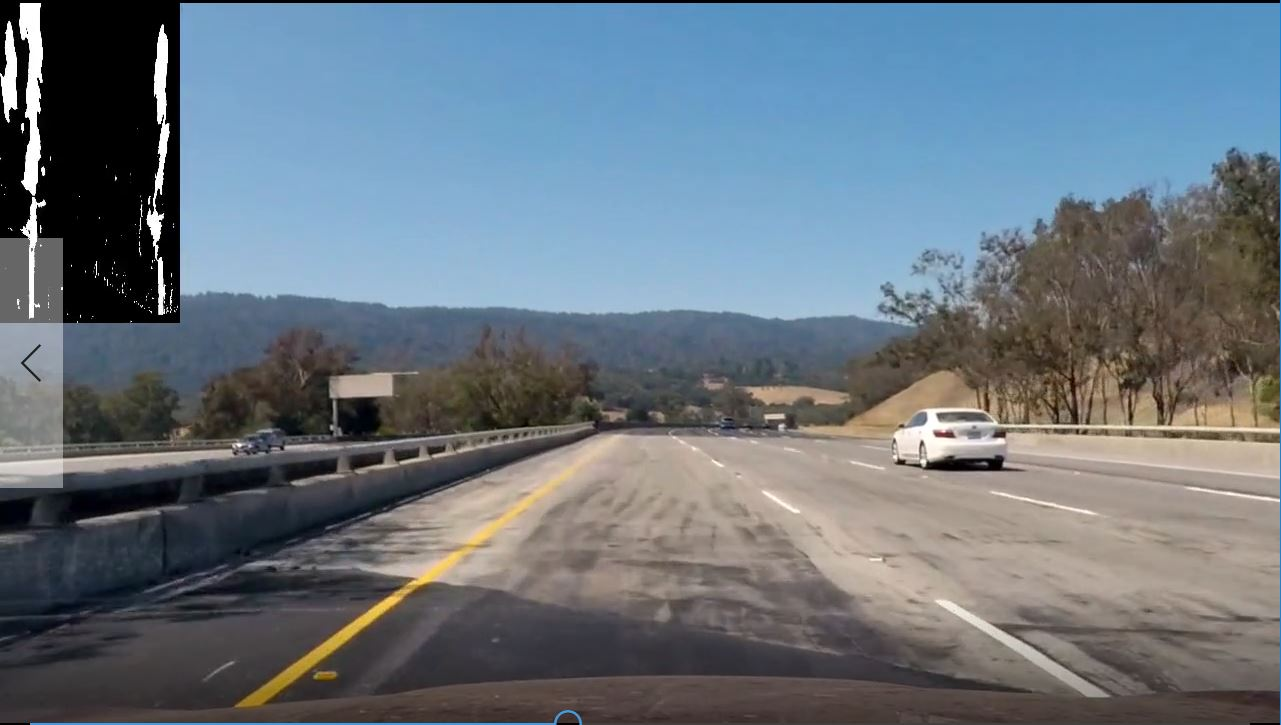
#> input picture p5-vehicle-detection/test_images/problem01.JPG, 1281 x 725 px, given in place of 17.png, which was not available
$ jupyter execute --allow-errors Vehicle_Detection.ipynb   (shell and % lines are left out)   (text cells are left out)
#> lines starting #> are read from the running program, lines starting #| are printed output that depends on the picture; pictures that were not available may be replaced by others from this repository, and a replacement may not be noted
[cell 1]
import numpy as np
import pandas as pd
import os, re
import cv2
import time
from scipy import ndimage, misc
from skimage.feature import hog

[cell 2]
from sklearn.externals import joblib
#> (the rest of this cell did not finish here and is left out)

[cell 3]
import matplotlib.pyplot as plt
import matplotlib.image as mpimg

[cell 4]
def convert_to_grayscale(image):
    """
    Grayscale conversion of an image
    """
    return cv2.cvtColor(image, cv2.COLOR_RGB2GRAY)

def convert_to_L(image):
    """
    HLS conversion of an image
    L channel is returned
    """
    hls = cv2.cvtColor(image, cv2.COLOR_RGB2HLS)
    L = hls[:,:,1]
    return L

# [8 lines left out: function convert_to_S, not called in this run]

def get_hog_features(img, orient, pix_per_cell, cell_per_block, vis=False, feature_vec=True):
    """
    transforms an image into hog features by providing
    pixels per cell and cell per block inputs
    """
    if vis == True:
        features, hog_image = hog(img, orientations=orient, pixels_per_cell=(pix_per_cell, pix_per_cell),
                                  cells_per_block=(cell_per_block, cell_per_block), transform_sqrt=True,
                                  visualise=True, feature_vector=False)
        return features, hog_image
    else:
        features = hog(img, orientations=orient, pixels_per_cell=(pix_per_cell, pix_per_cell),
                       cells_per_block=(cell_per_block, cell_per_block), transform_sqrt=True,
                       visualise=False, feature_vector=feature_vec)
        return features

def bin_spatial(img, size=(32, 32)):
    """
    Given an image returns binned color features
    """
    # Use cv2.resize().ravel() to create the feature vector
    features = cv2.resize(img, size).ravel()
    # Return the feature vector
    return features

# Define a function to compute color histogram features
def color_hist(img, nbins=32, bins_range=(0, 256)):
    """
    Given an image returns histogram features
    """
    # Compute the histogram of the color channels separately
    channel1_hist = np.histogram(img[:,:,0], bins=nbins, range=bins_range)
    channel2_hist = np.histogram(img[:,:,1], bins=nbins, range=bins_range)
    channel3_hist = np.histogram(img[:,:,2], bins=nbins, range=bins_range)
    # Concatenate the histograms into a single feature vector
    hist_features = np.concatenate((channel1_hist[0], channel2_hist[0], channel3_hist[0]))
    # Return the individual histograms, bin_centers and feature vector
    return hist_features

def extract_features(image, cspace='RGB', spatial_size=(32, 32),
                        hist_bins=32, hist_range=(0, 256)):
    """
    Applying color conversion to the image and extracting both
    binned color features, as well as histograms of color
    """
    # apply color conversion if other than 'RGB'

    feature_image = np.copy(image)

    if cspace != 'RGB':
        if cspace == 'HSV':
            feature_image = cv2.cvtColor(image, cv2.COLOR_RGB2HSV)
        elif cspace == 'LUV':
            feature_image = cv2.cvtColor(image, cv2.COLOR_RGB2LUV)
        elif cspace == 'HLS':
            feature_image = cv2.cvtColor(image, cv2.COLOR_RGB2HLS)
        elif cspace == 'YUV':
            feature_image = cv2.cvtColor(image, cv2.COLOR_RGB2YUV)

    # Apply bin_spatial() to get spatial color features
    spatial_features = bin_spatial(feature_image, size=spatial_size)
    # Apply color_hist() also with a color space option now
    hist_features = color_hist(feature_image, nbins=hist_bins, bins_range=hist_range)
    # Append the new feature vector to the features list
    # Return list of feature vectors
    return np.concatenate((spatial_features, hist_features))


# [8 lines left out: function feature_creation_pipeline, not called in this run]

[cell 5]
# Functions taken from http://www.pyimagesearch.com/ and https://github.com/jrosebr1/imutils/tree/master/imutils

# [32 lines left out: function img_resize, not called in this run]

def pyramid(image, scale=1.5, minSize=(30, 30)):
    """
    The function creates a pyramid of reduced images
    using the scale function
    """
    # yield the original image
    yield image

    # keep looping over the pyramid
    while True:
        # compute the new dimensions of the image and resize it
        w = int(image.shape[1] / scale)
        image = img_resize(image, width=w)

        # if the resized image does not meet the supplied minimum
        # size, then stop constructing the pyramid
        if image.shape[0] < minSize[1] or image.shape[1] < minSize[0]:
            break

        # yield the next image in the pyramid
        yield image

def sliding_window(image, stepSize, windowSize):
    """
    Function for creating a sliding window throught
    an image. You can set the stepsize, too.
    """
    # slide a window across the image
    for y in range(0, image.shape[0], stepSize):
        for x in range(0, image.shape[1], stepSize):
            # yield the current window
            yield (x, y, image[y:y + windowSize[1], x:x + windowSize[0]])

[cell 6]
def prepare_data(orient = 9, pix_per_cell = 8, cell_per_block = 2,
                 color_filter=convert_to_grayscale, spatial_size=(32,32), cspace='RGB',
                 verbose=False):
    """
    Given the features' parameters (Hog transformation, histogram of colors and binned color features)
    the function extracts the feature vector directly from the image stored on disk
    """

    response = list()
    strata = list()
    data   = list()

    cars     = {'GTI_Far':dict(), 'GTI_Left':dict(), 'GTI_MiddleClose':dict(), 'GTI_Right':dict(), 'KITTI_extracted':dict(),}
    non_cars = {'Extras':dict(), 'GTI':dict()}
    images   = {'vehicles':cars, 'non-vehicles':non_cars}

    for k, directory in enumerate(images):
        for s, subdirectory in enumerate(images[directory]):
            for root, dirnames, filenames in os.walk(".\\"+directory+"\\"+subdirectory):
                if verbose:
                    print ("Found %i files in %s\\%s" % (len(filenames), directory, subdirectory))
                for filename in filenames:
                    if re.search("\.(jpg|jpeg|png|bmp|tiff)$", filename):
                        filepath = os.path.join(root, filename)
                        data.append(feature_creation_pipeline(ndimage.imread(filepath, mode="RGB"),
                                                              color_filter,
                                                              orient, pix_per_cell, cell_per_block,
                                                              spatial_size, cspace)
                                    )
                        response.append(0 if "non-" in directory else 1)
                        strata.append(s+k*5)

    return np.array(response), np.array(strata), np.array(data)

[cell 7]
img = ndimage.imread("vehicles\\KITTI_extracted\\17.png", mode="RGB")
#> img is the input picture: shape (725, 1281, 3); mean R, G, B 105.4, 116.9, 126.9
print("Shape of images: %s" % str(img.shape))
#| Shape of images: (725, 1281, 3)

[cell 8]
pix_per_cell = 8
cell_per_block = 2
orient = 6
features, hog_image = get_hog_features(convert_to_grayscale(img), orient, pix_per_cell, cell_per_block, vis=True)

[cell 9]
print("Shape of features: %s" % str(np.prod(features.shape)))
#| Shape of features: 339624

[cell 10]
f, (ax1, ax2) = plt.subplots(1, 2, figsize=(10, 5))
f.tight_layout()
ax1.imshow(img)
ax1.set_title('Original image vehicle', fontsize=15)
ax2.imshow(hog_image)
ax2.set_title('Hog transformation', fontsize=15)
plt.subplots_adjust(left=0., right=1, top=0.7, bottom=0.)

[cell 11]
img = ndimage.imread("non-vehicles\\GTI\\image58.png", mode="RGB")
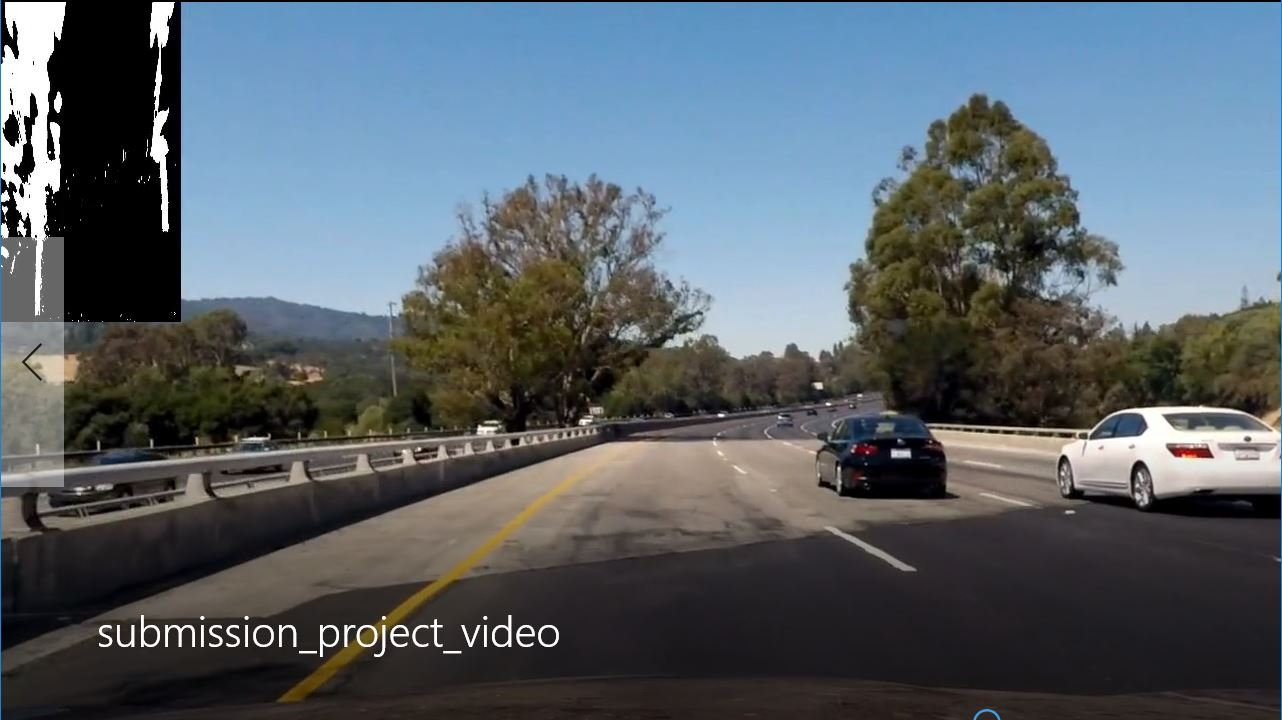
#> input picture p5-vehicle-detection/test_images/problem02.JPG, 1282 x 720 px, given in place of image58.png, which was not available
#> img is the input picture: shape (720, 1282, 3); mean R, G, B 87.8, 97.3, 104.7
print("Shape of images: %s" % str(img.shape))
#| Shape of images: (720, 1282, 3)

[cell 12]
pix_per_cell = 8
cell_per_block = 2
orient = 6
features, hog_image = get_hog_features(convert_to_grayscale(img), orient, pix_per_cell, cell_per_block, vis=True)

[cell 13]
f, (ax1, ax2) = plt.subplots(1, 2, figsize=(10, 5))
f.tight_layout()
ax1.imshow(img)
ax1.set_title('Original image non-vehicle', fontsize=15)
ax2.imshow(hog_image)
ax2.set_title('Hog transformation', fontsize=15)
plt.subplots_adjust(left=0., right=1, top=0.7, bottom=0.)

[cell 14]
experiment_plan = {
                    'spatial_size': [32, 28, 24, 20, 16, 12, 8],
                    'color_filter': [convert_to_grayscale, convert_to_S, convert_to_L],
                    'orient' : [6, 7, 8, 9, 10, 11, 12],
                    'pix_per_cell' : [6, 8, 10, 12],
                    'cell_per_block' : [1, 2, 3],
                    'cspace' : ['RGB', 'LUV', 'HLS', 'YUV'],
                    'liblinear_settings' : [('l1','squared_hinge',False),('l2','hinge',True),
                                            ('l2','squared_hinge',True),('l2','squared_hinge',False)],
                    'C' : np.logspace(-3, 3, 7)
}

resampling = 10
results = {None:0.0}

#> (the rest of this cell did not finish here and is left out)

    svc = LinearSVC(penalty=penalty, loss=loss, dual=dual, C=C, class_weight='balanced')
    # Stratification and shuffling
    skf = StratifiedKFold(n_splits=5, shuffle=True)

    train_score = list()
    test_score = list()

    for train_index, test_index in skf.split(data, strata):
        X_train, X_test = data[train_index], data[test_index]
        y_train, y_test = response[train_index], response[test_index]

        scaler = StandardScaler().fit(X_train)
        scaled_X_train = (scaler.transform(X_train))
        scaled_X_test = (scaler.transform(X_test))

        svc.fit(scaled_X_train, y_train)
        train_score.append(svc.score(scaled_X_train, y_train))
        test_score.append(svc.score(scaled_X_test, y_test))
        prediction = svc.predict(scaled_X_test)

    train_score = np.mean(train_score)
    test_score = np.mean(test_score)
    test_var_score = np.std(test_score)
    best_score =  max(results.values())
    if test_score >= best_score:
        print ('orient: %i, pix per cell: %i, cell per block: %i, filter: %s, spatial size: %s, cspace: %s' % (orient, pix_per_cell,
                                                                                                   cell_per_block,
                                                                                                   str(color_filter).split()[1],
                                                                                                   spatial_size, cspace))
        print ('penalty: %s, loss: %s, dual: %s, C: %0.5f' % (penalty, loss, dual, C))
        print('Accuracy of SVC : Train = %0.3f | Test = %0.3f (sd = %0.3f)' % (train_score, test_score,
                                                                               test_var_score
                                                                              ))
    else:
        pass

    results[(color_filter, orient, pix_per_cell, cell_per_block, penalty, loss, dual, C, spatial_size, cspace)] = test_score

[cell 15]
color_filter, orient, pix_per_cell, cell_per_block = (convert_to_L, 7, 8, 3)
spatial_size, cspace = ((16,16), 'HLS')

#> (a cell that did not finish here is left out)

[cell 17]
def hog_features(img, color_filter=color_filter, orient=orient, pix_per_cell=pix_per_cell, cell_per_block=cell_per_block):
    return get_hog_features(color_filter(img), orient, pix_per_cell, cell_per_block)

def img_features(img, cspace=cspace, spatial_size=spatial_size):
    return extract_features(img, cspace, spatial_size)

#> (a cell that did not finish here is left out)

#> (a cell that did not finish here is left out)

[cell 20]
img = ndimage.imread("test_images\\test5.jpg", mode="RGB")
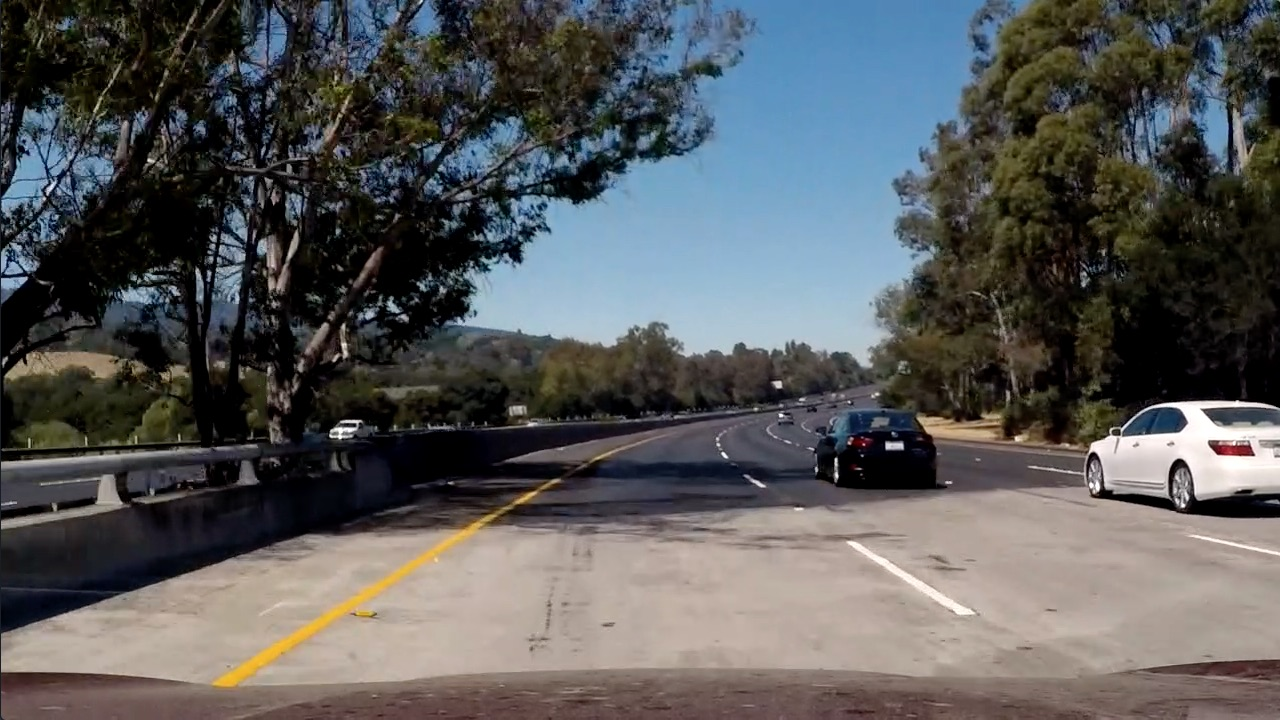
#> input picture p5-vehicle-detection/test_images/test5.jpg, 1280 x 720 px, found by its file name
#> img is the input picture: shape (720, 1280, 3); mean R, G, B 88.5, 89.3, 89.8
print("Shape of images: %s" % str(img.shape))
#| Shape of images: (720, 1280, 3)

#> (a cell that did not finish here is left out)

[cell 22]
def region_of_interest(img, vertices):
    """
    Applies an image mask.

    Only keeps the region of the image defined by the polygon
    formed from `vertices`. The rest of the image is set to black.
    """
    #defining a blank mask to start with
    mask = np.zeros_like(img)

    #defining a 3 channel or 1 channel color to fill the mask with depending on the input image
    if len(img.shape) > 2:
        channel_count = img.shape[2]  # i.e. 3 or 4 depending on your image
        ignore_mask_color = (255,) * channel_count
    else:
        ignore_mask_color = 255

    #filling pixels inside the polygon defined by "vertices" with the fill color
    cv2.fillPoly(mask, vertices, ignore_mask_color)

    #returning the image only where mask pixels are nonzero
    masked_image = cv2.bitwise_and(img, mask)
    return masked_image

def cut_half(img):
    return img[int(img.shape[0]*0.56):,:,:]
#> returned value: shape (317, 1280, 3)

def cut_cover(img):
    return img[:img.shape[0]-50,:,:]

refitting_add = img.shape[0]-cut_half(img).shape[0]
#> refitting_add = 403

[cell 23]
img.shape

[cell 24]
mask = np.array([[0,img.shape[0]],[img.shape[1],img.shape[0]],[img.shape[1],0]])
plt.imshow(region_of_interest(img,[mask]))
plt.show()

[cell 25]
plt.imshow(cut_cover(cut_half(region_of_interest(img,[mask]))))
plt.show()

[cell 26]
def add_heat(heatmap, bbox_list):
    """
    Adds heat to an images, taken from the lessons
    """
    # Iterate through list of bboxes
    for box in bbox_list:
        # Add += 1 for all pixels inside each bbox
        # Assuming each "box" takes the form ((x1, y1), (x2, y2))
        heatmap[box[0][1]:box[1][1], box[0][0]:box[1][0]] += 1
    # Return updated heatmap, with intensity relative to the maximum detection
    return heatmap / max(np.max(heatmap),1)

def apply_threshold(heatmap, threshold):
    """
    Filters an heatmap by a threashold, taken from the lessons
    """
    # Zero out pixels below the threshold
    heatmap[heatmap <= threshold] = 0
    # Return thresholded map
    return heatmap

from scipy.ndimage.measurements import label

def draw_labeled_bboxes(img, labels):
    """
    Given the labels from the scipy function,
    it draws the boxes around the detected objects
    """
    # Iterate through all detected cars
    for car_number in range(1, labels[1]+1):
        # Find pixels with each car_number label value
        nonzero = (labels[0] == car_number).nonzero()
        # Identify x and y values of those pixels
        nonzeroy = np.array(nonzero[0])
        nonzerox = np.array(nonzero[1])
        # Define a bounding box based on min/max x and y
        bbox = ((np.min(nonzerox), np.min(nonzeroy)), (np.max(nonzerox), np.max(nonzeroy)))
        # Draw the box on the image
        cv2.rectangle(img, bbox[0], bbox[1], (0,0,255), 6)
    # Return the image
    return img

[cell 27]
(winW, winH) = (64, 64)
# loop over the image pyramid
total_img = img.copy()
original_size = total_img.shape
heated = np.zeros(original_size)
detections = list()
processed_img = cut_cover(cut_half(region_of_interest(img,[mask])))
#> (the rest of this cell did not finish here and is left out)

[cell 28]
heatmap = apply_threshold(add_heat(heated, detections), 0.2)
plt.imshow(heatmap)
plt.show()
labels = label(heatmap)
print(labels[1], 'cars found')
#| 0 cars found
plt.imshow(labels[0], cmap='gray')
plt.show()

[cell 29]
tracking_boxes = draw_labeled_bboxes(img, labels)
plt.imshow(tracking_boxes)
plt.show()

[cell 30]
img_processing = lambda img: cut_cover(cut_half(region_of_interest(img,[mask])))

def track_cars(img, processing, scaling= 1.5, threshold=0.20, precision=0.4, heated=np.zeros(img.shape)):
#> called with scaling = 1.5, threshold = 0.2, precision = 0.6
    (winW, winH) = (64, 64)
    # loop over the image pyramid
    detections = list()
    processed_img = processing(img)
    for l,resized in enumerate(pyramid(processed_img, scale=1.4)):
        if min(resized.shape[:2]) > min(winW, winH):
            B_rescale = original_size[1] / resized.shape[1]
            # loop over the sliding window for each layer of the pyramid
            clone = resized.copy()
            represent = True
            coordinates = list()
            cache = list()
            for (x, y, window) in sliding_window(resized, stepSize=int(winW*precision), windowSize=(winW, winH)):
                # if the window does not meet our desired window size, ignore it
                if window.shape[0] != winH or window.shape[1] != winW:
                    continue
                cache.append(window)
                coordinates.append((x,y))

            hog_windows = [hog_features(w) for w in cache]
            img_windows = [img_features(w) for w in cache]
            features = np.concatenate((hog_windows, img_windows), axis=1)
            norm_features = scaler.transform(features)
            car_detect = svc.predict(norm_features)

            for n, v in enumerate(car_detect):
                if v==1:
                    x, y = coordinates[n]
                    # we plot a bounding box
                    x_o, y_o = int(x*B_rescale), int(y*B_rescale)
                    x_b, y_b = int(winW*B_rescale), int(winH*B_rescale)
                    detections.append([[x_o, (y_o+refitting_add)],[(x_o+x_b),(y_o+y_b+refitting_add)]])
#> this loop made 1 pass
#> (l, B_rescale, represent) on pass 1: (0, 0.998, True)
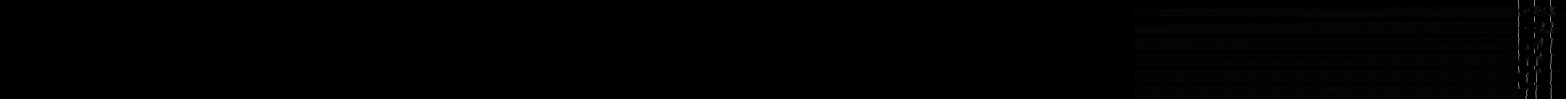
#> features: shape (198, 3132) float64 (shown at 1/2 size); min 0, max 4096, mean 15.5; drawn with min black and max white
#> after the loop, detections = []

    heatmap = apply_threshold(add_heat(heated, detections), threshold)
    labels = label(heatmap)
    tracking_boxes = draw_labeled_bboxes(img.copy(), labels)
    return tracking_boxes, heatmap, labels
